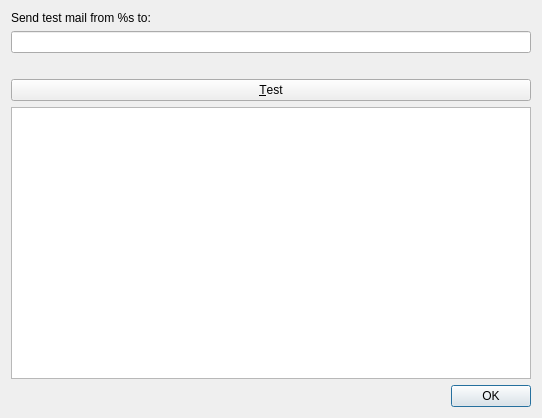
<?xml version="1.0" encoding="UTF-8"?>
<ui version="4.0">
 <class>Dialog</class>
 <widget class="QDialog" name="Dialog">
  <property name="geometry">
   <rect>
    <x>0</x>
    <y>0</y>
    <width>542</width>
    <height>418</height>
   </rect>
  </property>
  <property name="windowTitle">
   <string>Test email settings</string>
  </property>
  <property name="windowIcon">
   <iconset resource="../../../../resources/images.qrc">
    <normaloff>:/images/config.png</normaloff>:/images/config.png</iconset>
  </property>
  <layout class="QVBoxLayout" name="verticalLayout">
   <item>
    <widget class="QLabel" name="from_">
     <property name="text">
      <string>Send test mail from %s to:</string>
     </property>
     <property name="wordWrap">
      <bool>true</bool>
     </property>
    </widget>
   </item>
   <item>
    <widget class="QLineEdit" name="to"/>
   </item>
   <item>
    <widget class="QLabel" name="label">
     <property name="text">
      <string/>
     </property>
     <property name="wordWrap">
      <bool>true</bool>
     </property>
    </widget>
   </item>
   <item>
    <widget class="QPushButton" name="test_button">
     <property name="text">
      <string>&amp;Test</string>
     </property>
    </widget>
   </item>
   <item>
    <widget class="QPlainTextEdit" name="log"/>
   </item>
   <item>
    <widget class="QDialogButtonBox" name="buttonBox">
     <property name="orientation">
      <enum>Qt::Horizontal</enum>
     </property>
     <property name="standardButtons">
      <set>QDialogButtonBox::Ok</set>
     </property>
    </widget>
   </item>
  </layout>
 </widget>
 <resources>
  <include location="../../../../resources/images.qrc"/>
 </resources>
 <connections>
  <connection>
   <sender>buttonBox</sender>
   <signal>accepted()</signal>
   <receiver>Dialog</receiver>
   <slot>accept()</slot>
   <hints>
    <hint type="sourcelabel">
     <x>248</x>
     <y>254</y>
    </hint>
    <hint type="destinationlabel">
     <x>157</x>
     <y>274</y>
    </hint>
   </hints>
  </connection>
  <connection>
   <sender>buttonBox</sender>
   <signal>rejected()</signal>
   <receiver>Dialog</receiver>
   <slot>reject()</slot>
   <hints>
    <hint type="sourcelabel">
     <x>316</x>
     <y>260</y>
    </hint>
    <hint type="destinationlabel">
     <x>286</x>
     <y>274</y>
    </hint>
   </hints>
  </connection>
 </connections>
</ui>
